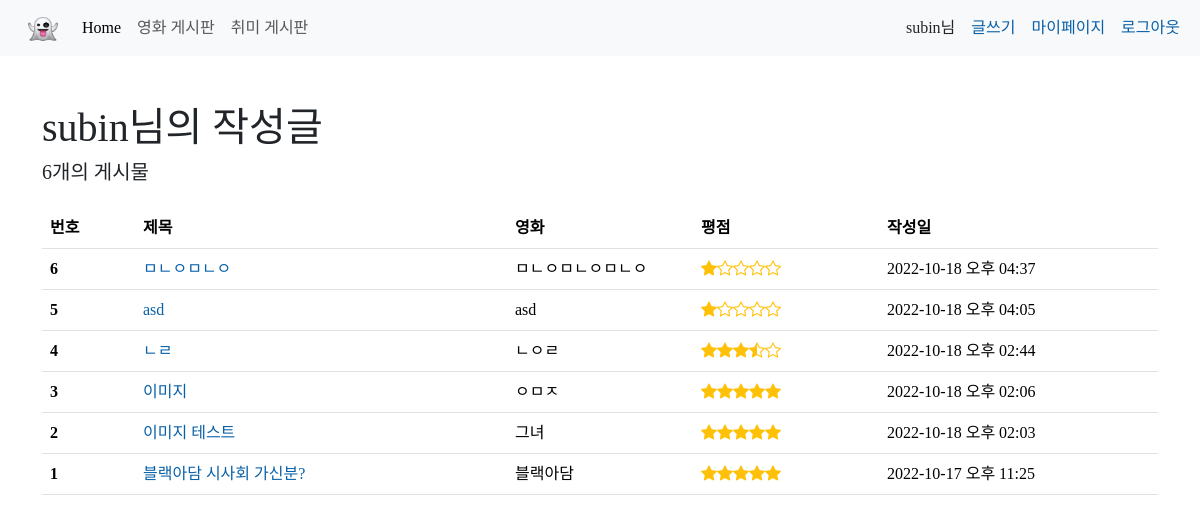
The page /accounts/6/articles/ (signed in) on the database its author committed.
### accounts/models.py (models this page shows, shortened)
class User(AbstractUser):
    class Meta(AbstractUser.Meta):
        swappable = "AUTH_USER_MODEL"

### articles/models.py (models this page shows)
class Articles(models.Model):
    title = models.CharField(max_length=40)
    content = models.TextField()
    movie_name = models.CharField(max_length=80)
    grade = models.FloatField(default=1.0)
    created_at = models.DateTimeField(auto_now_add=True)
    updated_at = models.DateTimeField(auto_now=True)
    user = models.ForeignKey(get_user_model(), on_delete=models.PROTECT)
    image = ProcessedImageField(upload_to='images/', blank=True, null=True,
                                processors=[ResizeToFill(400, 300)],
                                format='JPEG', options={'quality': 90})

### accounts/views.py (the view)
# urls.py: path("<int:pk>/articles/", views.articles, name="articles"),
@login_required
def articles(request, pk):
    articles = Articles.objects.filter(user=request.user).order_by("-pk")
    context = {
        "articles": articles,
    }
    return render(request, "accounts/articles.html", context)

### accounts/templates/accounts/articles.html
{% extends 'base.html' %}
{% load django_bootstrap5 %}
{% block css %}
  <link rel="stylesheet" href="https://cdn.jsdelivr.net/npm/bootstrap-icons@1.9.1/font/bootstrap-icons.css">
{% endblock css %}
{% block content %}
  <div class="container my-5">
    <h1 class="mb-2">{{ request.user }}님의 작성글</h1>
    <h5 class="mb-4">{{ articles|length }}개의 게시물</h5>
    <div>
      <table class="table table-hover">
        <thead>
          <tr>
            <th scope="col">번호</th>
            <th scope="col">제목</th>
            <th scope="col">영화</th>
            <th scope="col">평점</th>
            <th scope="col">작성일</th>
          </tr>
        </thead>
        <tbody>
          {% for article in articles %}
            <tr>
              <th scope="row" class="align-middle col-md-1">{{ forloop.revcounter }}</td>
              <td class="align-middle col-md-4">
                <a href="{% url 'articles:detail' article.pk %}" class="text-decoration-none">{{ article.title }}</a>
              </td>
              <td class="align-middle col-md-2">{{ article.movie_name }}</td>
              <td class="align-middle col-md-2">
                <div class="d-flex align-items-center">
                  {% if article.grade == 0 %}
                    <div class="text-warning bi-star"></div>
                    <div class="text-warning bi-star"></div>
                    <div class="text-warning bi-star"></div>
                    <div class="text-warning bi-star"></div>
                    <div class="text-warning bi-star"></div>
                  {% elif article.grade == 0.5 %}
                    <div class="text-warning bi-star-half"></div>
                    <div class="text-warning bi-star"></div>
                    <div class="text-warning bi-star"></div>
                    <div class="text-warning bi-star"></div>
                    <div class="text-warning bi-star"></div>
                  {% elif article.grade == 1.0 %}
                    <div class="text-warning bi-star-fill"></div>
                    <div class="text-warning bi-star"></div>
                    <div class="text-warning bi-star"></div>
                    <div class="text-warning bi-star"></div>
                    <div class="text-warning bi-star"></div>
                  {% elif article.grade == 1.5 %}
                    <div class="text-warning bi-star-fill"></div>
                    <div class="text-warning bi-star-half"></div>
                    <div class="text-warning bi-star"></div>
                    <div class="text-warning bi-star"></div>
                    <div class="text-warning bi-star"></div>
                  {% elif article.grade == 2.0 %}
                    <div class="text-warning bi-star-fill"></div>
                    <div class="text-warning bi-star-fill"></div>
                    <div class="text-warning bi-star"></div>
                    <div class="text-warning bi-star"></div>
                    <div class="text-warning bi-star"></div>
                  {% elif article.grade == 2.5 %}
                    <div class="text-warning bi-star-fill"></div>
                    <div class="text-warning bi-star-fill"></div>
                    <div class="text-warning bi-star-half"></div>
                    <div class="text-warning bi-star"></div>
                    <div class="text-warning bi-star"></div>
                  {% elif article.grade == 3.0 %}
                    <div class="text-warning bi-star-fill"></div>
                    <div class="text-warning bi-star-fill"></div>
                    <div class="text-warning bi-star-fill"></div>
                    <div class="text-warning bi-star"></div>
                    <div class="text-warning bi-star"></div>
                  {% elif article.grade == 3.5 %}
                    <div class="text-warning bi-star-fill"></div>
                    <div class="text-warning bi-star-fill"></div>
                    <div class="text-warning bi-star-fill"></div>
                    <div class="text-warning bi-star-half"></div>
                    <div class="text-warning bi-star"></div>
                  {% elif article.grade == 4.0 %}
                    <div class="text-warning bi-star-fill"></div>
                    <div class="text-warning bi-star-fill"></div>
                    <div class="text-warning bi-star-fill"></div>
                    <div class="text-warning bi-star-fill"></div>
                    <div class="text-warning bi-star"></div>
                  {% elif article.grade == 4.5 %}
                    <div class="text-warning bi-star-fill"></div>
                    <div class="text-warning bi-star-fill"></div>
                    <div class="text-warning bi-star-fill"></div>
                    <div class="text-warning bi-star-fill"></div>
                    <div class="text-warning bi-star-half"></div>
                  {% elif article.grade == 5.0 %}
                    <div class="text-warning bi-star-fill"></div>
                    <div class="text-warning bi-star-fill"></div>
                    <div class="text-warning bi-star-fill"></div>
                    <div class="text-warning bi-star-fill"></div>
                    <div class="text-warning bi-star-fill"></div>
                  {% endif %}
                </div>
              </td>
              <td class="align-middle col-md-3">{{ article.created_at|date:'Y-m-d a h:i' }}</td>
            </tr>
          {% endfor %}
        </tbody>
      </table>
    </div>
  </div>
{% endblock content %}

### templates/base.html (shortened to what this page needs)
{% load django_bootstrap5 %}
{% load static %}
<!doctype html>
<html lang="en">
<head>
  {% bootstrap_css %}
  <link rel="stylesheet" href="{% static 'css/styles.css' %}">
  {% block css %}{% endblock css %}
</head>
<body>
  <header>
    <nav class="navbar navbar-expand-lg bg-light">
      <div class="container-fluid">
        <a class="navbar-brand" href="#">
          <img src="{% static 'image/pngwing.com.png' %}" alt="Logo" width="30" height="24" class="d-inline-block align-text-top ms-3">
        </a>
        <div class="collapse navbar-collapse d-flex justify-content-between" id="navbarNavAltMarkup">
          <div class="navbar-nav">
            <a class="nav-link active" aria-current="page" href="{% url 'main' %}">Home</a>
            <a class="nav-link" href="{% url 'articles:index' %}">영화 게시판</a>
            <a class="nav-link" href="#">취미 게시판</a>
          </div>
          <div>
            {% if request.user.is_authenticated %}
            <div class="d-flex justify-content-center">
              <p class="my-auto mx-2">{{ request.user }}님</p>
              <a href="{% url 'articles:create' %}" class="my-auto mx-2">글쓰기</a>
              <a href="{% url 'accounts:mypage' user.pk %}" class="my-auto mx-2">마이페이지</a>
              <a href="{% url 'accounts:logout' %}" class="my-auto mx-2">로그아웃</a>
            </div>
            {% else %}
            <div class="d-flex justify-content-center">
              <a href="{% url 'accounts:signup' %}" class="my-auto mx-2">회원가입</a>
              <a href="{% url 'accounts:login' %}" class="my-auto mx-2">로그인</a>
            </div>
            {% endif %}
          </div>
        </div>
      </div>
    </nav>
  </header>
  <main>
    {% block content %}
    {% endblock content %}
  </main>
</body>
</html>

### static/css/styles.css (style rules this page uses)
* { font-family: 'Pretendard-Regular'; }
a { text-decoration: none; color: rgb(8, 96, 168); }

### rows shown on the page
User: user "subin"
Articles: title "ㅁㄴㅇㅁㄴㅇ", movie_name "ㅁㄴㅇㅁㄴㅇㅁㄴㅇ", created_at "2022-10-18 오후 04:37"
Articles: title "asd", movie_name "asd", created_at "2022-10-18 오후 04:05"
Articles: title "ㄴㄹ", movie_name "ㄴㅇㄹ", grade 3.5 (drawn), created_at "2022-10-18 오후 02:44"
Articles: title "이미지", movie_name "ㅇㅁㅈ", created_at "2022-10-18 오후 02:06"
Articles: title "이미지 테스트", movie_name "그녀", created_at "2022-10-18 오후 02:03"
Articles: title "블랙아담 시사회 가신분?", movie_name "블랙아담", created_at "2022-10-17 오후 11:25"

### other values the page prints
{{ articles|length }} "6"
